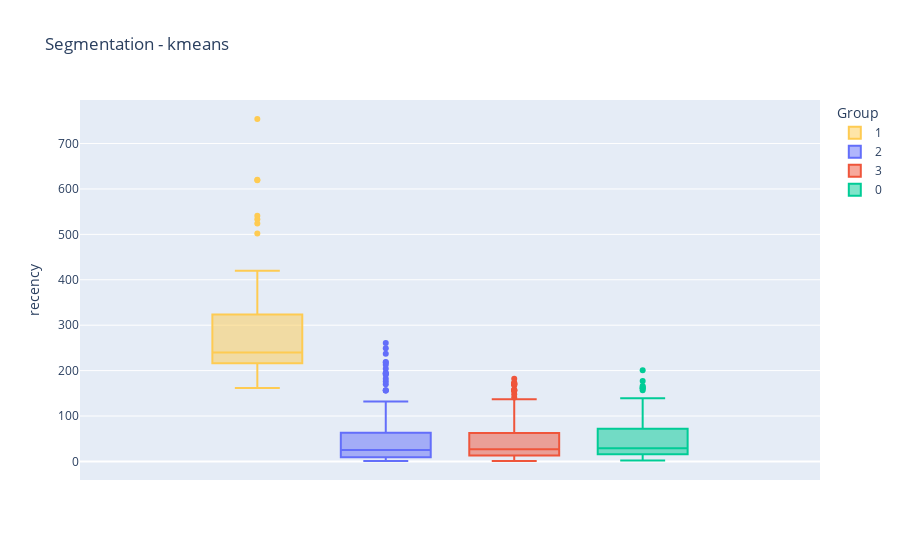

Notebook cell for this chart:
### Code cell
fig = px.box(rfm, y='recency', color='labels_kmeans', 
             title = 'Segmentation - kmeans',
             category_orders={'group': ['0','1','2','3','4','5','6','7','8']},
             color_discrete_map={'0':'#4AC3FF','1':'#684cf6','2':'#90dde0','3':'#447FF5','4':'#78e591','5':'#1e5274',
                                 '6':'#FFE343','7':'#9EFF43','8':'#4AC3FF'},
             labels={'recency_t':'Recency', 
                     'frequency':'Frequency', 
                     'monetary':'Monetary', 
                     'group':'Group',
                     'labels_kmeans':'Group',
                     'segment':'Segment'
                    })
fig.show()

### Figure 1 — Plotly figure (JSON) as saved in the notebook; plotly's stock layout.template omitted (floating-point values rounded to 4 significant figures; data arrays with more than 128 entries replaced by an {"elided": "..."} marker saying what was removed)
{"data": [{"alignmentgroup": "True", "hovertemplate": "Group=1<br>recency=%{y}<extra></extra>", "legendgroup": "1", "marker": {"color": "#FECB52"}, "name": "1", "notched": false, "offsetgroup": "1", "orientation": "v", "showlegend": true, "type": "box", "x0": " ", "xaxis": "x", "y": [232, 331, 302, 524, 273, 245, 225, 187, 195, 194, 225, 196, 201, 281, 255, 186, 371, 263, 260, 754, 222, 195, 172, 541, 242, 227, 240, 201, 271, 502, 226, 228, 234, 394, 240, 290, 294, 217, 218, 203, 215, 228, 219, 296, 382, 256, 245, 217, 376, 231, 240, 533, 386, 251, 216, 198, 264, 619, 287, 221, 206, 162, 620, 269, 208, 198, 199, 378, 345, 239, 175, 420, 373, 371, 403], "y0": " ", "yaxis": "y"}, {"alignmentgroup": "True", "hovertemplate": "Group=2<br>recency=%{y}<extra></extra>", "legendgroup": "2", "marker": {"color": "#636efa"}, "name": "2", "notched": false, "offsetgroup": "2", "orientation": "v", "showlegend": true, "type": "box", "x0": " ", "xaxis": "x", "y": {"elided": "167 int values"}, "y0": " ", "yaxis": "y"}, {"alignmentgroup": "True", "hovertemplate": "Group=3<br>recency=%{y}<extra></extra>", "legendgroup": "3", "marker": {"color": "#EF553B"}, "name": "3", "notched": false, "offsetgroup": "3", "orientation": "v", "showlegend": true, "type": "box", "x0": " ", "xaxis": "x", "y": {"elided": "249 int values"}, "y0": " ", "yaxis": "y"}, {"alignmentgroup": "True", "hovertemplate": "Group=0<br>recency=%{y}<extra></extra>", "legendgroup": "0", "marker": {"color": "#00cc96"}, "name": "0", "notched": false, "offsetgroup": "0", "orientation": "v", "showlegend": true, "type": "box", "x0": " ", "xaxis": "x", "y": {"elided": "144 int values"}, "y0": " ", "yaxis": "y"}], "layout": {"boxmode": "group", "legend": {"title": {"text": "Group"}, "tracegroupgap": 0}, "title": {"text": "Segmentation - kmeans"}, "xaxis": {"anchor": "y", "domain": [0, 1]}, "yaxis": {"anchor": "x", "domain": [0, 1], "title": {"text": "recency"}}}}
